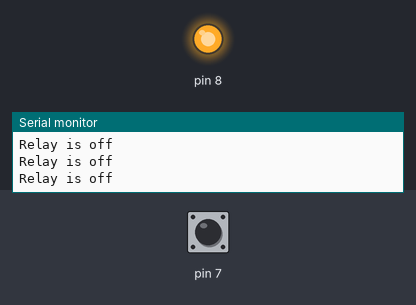
Bench run of a sketch on a simulated Arduino Uno, built with avr-gcc and run on an emulated ATmega328P. Parts: output pins drawn as LEDs (lit = HIGH), the last lines printed to the serial monitor. Dashed ring = blinking. The test bench sets the inputs (shaded band); at power-on: pin 7 LOW.

Above: at 1.2 s.
1.3 s: pin 7 driven HIGH
At 2.1 s:
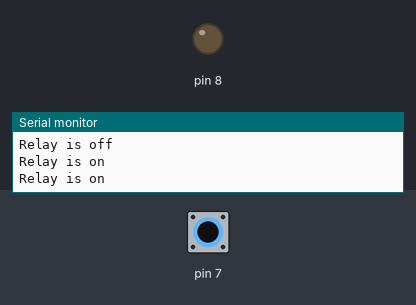
2.8 s: pin 7 driven LOW
At 3.2 s:
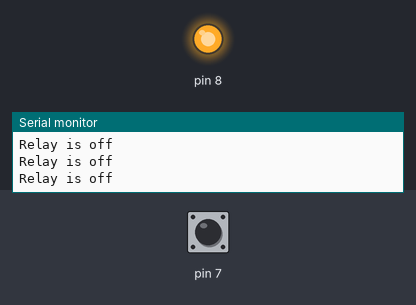
5.8 s: pin 7 pulsed HIGH 5 times (0.12 s each, 0.3 s apart)
At 8.0 s:
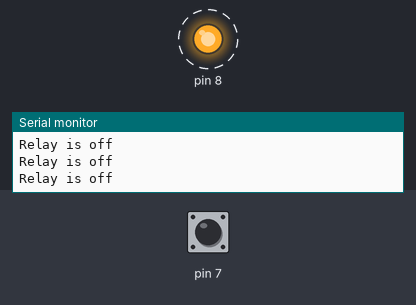
10.3 s: pin 7 pulsed HIGH 2 times (0.12 s each, 0.3 s apart)
At 11.8 s:
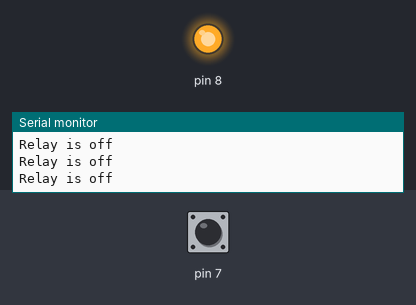
Timing chart, 0 to 13.3 s (numbered marks = the images above; inputs shaded):
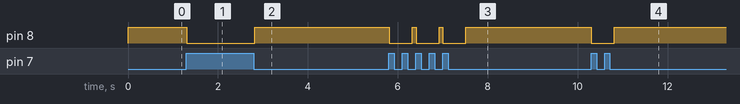

Measured:
- after the input at 1.3 s, pin 8: HIGH → LOW at once
- after the input at 2.8 s, pin 8: LOW → HIGH at once
- after the input at 5.8 s, pin 8: alternates HIGH for 0.09 s and LOW for 0.51 s, 6 changes in all, then stays HIGH, starting at once
- after the input at 10.3 s, pin 8: HIGH → LOW at once, → HIGH 0.51 s later

The sketch:

sketch_IOT_base_light_contorl.ino
```cpp
int relay=8;
int pir=7;
int val=0;
void setup() {
  // put your setup code here, to run once:
Serial.begin(9600);
pinMode(8,OUTPUT);
pinMode(7,INPUT);
digitalWrite(7,LOW);
}

void loop() {
  // put your main code here, to run repeatedly:
val=digitalRead(7);
if(val==HIGH){
  digitalWrite(8,LOW);
  Serial.println("Relay is on");
  delay(500);
  }
  if(val==LOW){
  digitalWrite(8,HIGH);
  Serial.println("Relay is off");

  }
}
```
